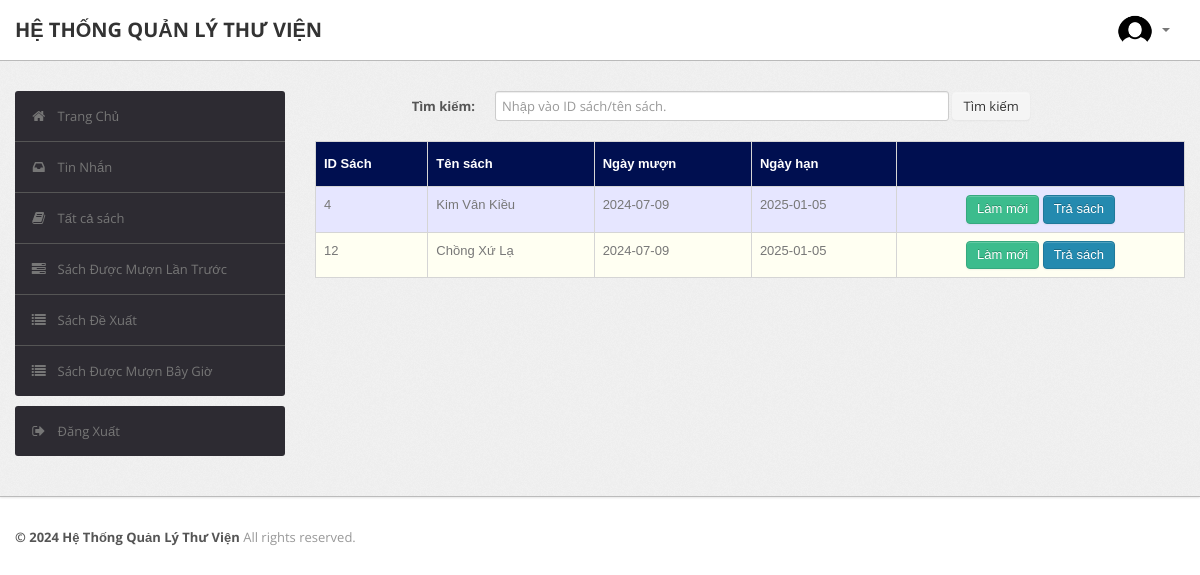
Page /student/current.php (signed in) on the earlier database version.
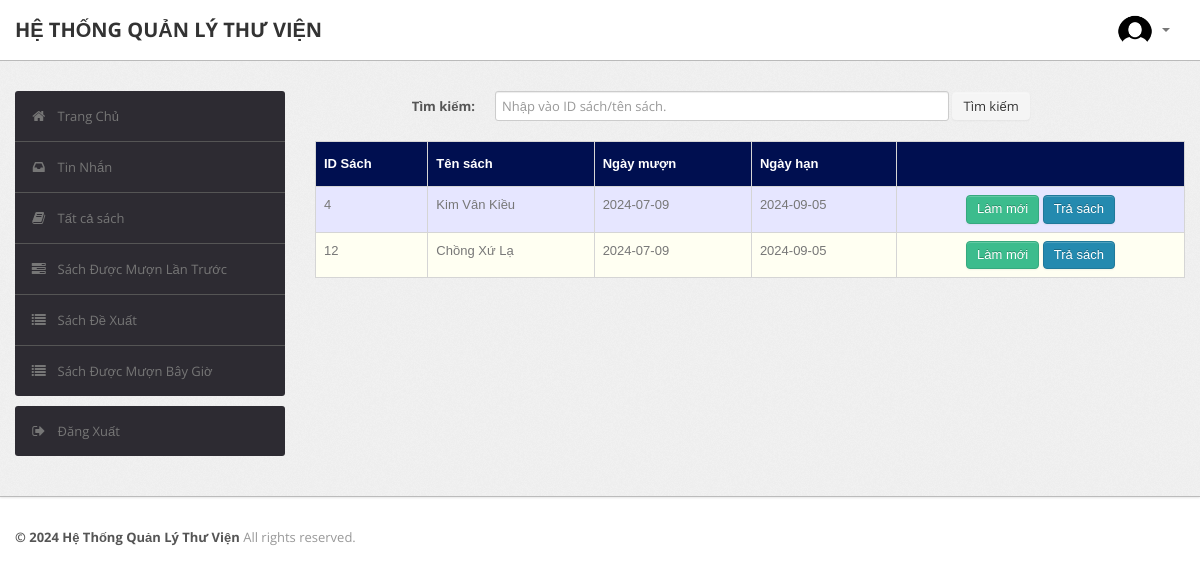
Same page on the later database version.
### tables this page shows
CREATE TABLE `record` (
  `RollNo` varchar(50) NOT NULL,
  `BookId` int(10) NOT NULL,
  `Date_of_Issue` date DEFAULT NULL,
  `Due_Date` date DEFAULT NULL,
  `Date_of_Return` date DEFAULT NULL,
  `Dues` int(10) DEFAULT NULL,
  `Renewals_left` int(10) DEFAULT NULL,
  `Time` time DEFAULT NULL
);

CREATE TABLE `book` (
  `BookId` int(10) NOT NULL,
  `Title` varchar(50) DEFAULT NULL,
  `Publisher` varchar(50) DEFAULT NULL,
  `Year` varchar(50) DEFAULT NULL,
  `Availability` int(5) DEFAULT NULL
);

### student/current.php (the view, shortened to what the changed rows need)
<?php
require('dbconn.php');
?>
<?php
if ($_SESSION['RollNo']) {
    ?>
<!DOCTYPE html>
<html lang="en">
    <head>
        <link type="text/css" href="bootstrap/css/bootstrap.min.css" rel="stylesheet">
        <link type="text/css" href="bootstrap/css/bootstrap-responsive.min.css" rel="stylesheet">
        <link type="text/css" href="css/theme.css" rel="stylesheet">
        <link type="text/css" href="images/icons/css/font-awesome.css" rel="stylesheet">
    </head>
    <body>
        <div class="wrapper">
            <div class="container">
                <div class="row">
                    <div class="span9">
                                    <br>
                                    <?php
                                    $rollno = $_SESSION['RollNo'];
                                    if(isset($_POST['submit']))
                                        {$s=$_POST['title'];
                                            $sql="select * from LMS.record,LMS.book where RollNo = '$rollno' and Date_of_Issue is NOT NULL and Date_of_Return is NULL and book.Bookid = record.BookId and (record.BookId='$s' or Title like '%$s%')";
                                        }
                                    else
                                        $sql="select * from LMS.record,LMS.book where RollNo = '$rollno' and Date_of_Issue is NOT NULL and Date_of_Return is NULL and book.Bookid = record.BookId";
                                    $result=$conn->query($sql);
                                    $rowcount=mysqli_num_rows($result);
                                    if(!($rowcount))
                                        echo "<br><center><h2><b><i>Không kết quả</i></b></h2></center>";
                                    else
                                    {
                                    ?>
                        <table class="table" id = "tables">
                                  <thead>
                                    <tr>
                                      <th>ID Sách</th>
                                      <th>Tên sách</th>
                                      <th>Ngày mượn</th>
                                      <th>Ngày hạn</th>
                                      <th></th>
                                    </tr>
                                  </thead>
                                  <tbody>
                                <?php
                            while($row=$result->fetch_assoc())
                            {
                                $bookid=$row['BookId'];
                                $name=$row['Title'];
                                $issuedate=$row['Date_of_Issue'];
                                $duedate=$row['Due_Date'];
                                $renewals=$row['Renewals_left'];
                            ?>
                                    <tr>
                                      <td><?php echo $bookid ?></td>
                                      <td><?php echo $name ?></td>
                                      <td><?php echo $issuedate ?></td>
                                      <td><?php echo $duedate ?></td>
                                        <td><center>
                                        <?php
                                         if($renewals)
                                            echo "<a href=\"renew_request.php?id=".$bookid."\" class=\"btn btn-success\">Làm mới</a>";
                                        ?>
                                        <a href="return_request.php?id=<?php echo $bookid; ?>" class="btn btn-primary">Trả sách</a>
                                        </center></td>
                                    </tr>
                            <?php }} ?>
                                    </tbody>
                                </table>
                    </div>
                </div>
            </div>
        </div>
    </body>
</html>
<?php }
else {
    echo "<script type='text/javascript'>alert('Access Denied!!!')</script>";
} ?>

Differences in the rows shown:
changed record "Kim Vân Kiều": Due_Date "2025-01-05" → "2024-09-05"
changed record "Chồng Xứ Lạ": Due_Date "2025-01-05" → "2024-09-05"
